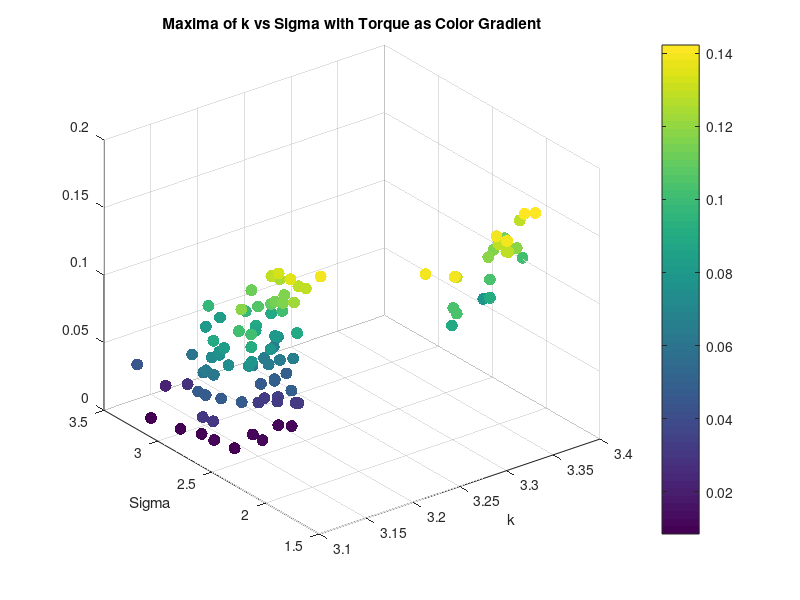

Write MATLAB code to recreate this figure. (Note: this script raises an error after producing the figure.)
clear all;
close all;


%% Torque Analysis
load('maxima_data.mat');
% take every 11th point and move them all to the end of the vector

move_idx = 1:11:length(torque_values);

%add the indices to the end of the vector
torque_values= [torque_values, torque_values(move_idx)];
torque_values(move_idx) = []; % Remove every 11th point

maxima_k = [maxima_k, maxima_k(move_idx)];
maxima_k(move_idx) = []; % Remove every 11th point
maxima_sigma = [maxima_sigma, maxima_sigma(move_idx)];
maxima_sigma(move_idx) = []; % Remove every 11th point
maxima_corr = [maxima_corr, maxima_corr(move_idx)];
maxima_corr(move_idx) = []; % Remove every 11th point
maxima_sigma = maxima_sigma.^2; % Square the sigma values for analysis
scatter3(maxima_k, maxima_sigma,torque_values, 75, torque_values, 'filled');
xlabel('k');
ylabel('Sigma');
title('Maxima of k vs Sigma with Torque as Color Gradient');
%Lable the colorbar as Torque
cbar = colorbar;
cbar.Label.String = 'Torque';
cbar.Label.FontSize = 14;
cbar.FontSize = 14;
colormap(jet); % Use a colormap that is suitable for continuous data
caxis([min(torque_values) max(torque_values)]);

grid on;
% K means clustering of torque into 10 clusters, taking mean of each cluster k, sigma and corr too
% [cluster_idx, cluster_centers] = kmeans(torque_values', 10);
%instead of kmeans do every 10th point
% Create a vector of cluster indices


num_clusters = 10;
cluster_idx = zeros(size(torque_values));
for i = 1:num_clusters
    cluster_idx(i:num_clusters:end) = i; % Assign every 10th point to a cluster
end
disp(cluster_idx)

% Take the mean of each cluster
torque_means = zeros(10, 1);
torque_stds = zeros(10, 1);
sigma_means = zeros(10, 1);
sigma_stds = zeros(10, 1);
k_means = zeros(10, 1);
corr_means = zeros(10, 1);
for i = 1:10
    torque_means(i) = mean(torque_values(cluster_idx == i));
    torque_stds(i) = std(torque_values(cluster_idx == i));
    sigma_means(i) = mean(maxima_sigma(cluster_idx == i));
    k_means(i) = mean(maxima_k(cluster_idx == i));
    corr_means(i) = mean(maxima_corr(cluster_idx == i));
    sigma_stds(i) = std(maxima_sigma(cluster_idx == i));
end
figure;
% Plot the means of torque 
plot(torque_values);

% Plot the clusters
figure;
scatter(sigma_means, torque_means, 75, 'filled');
xlabel('Sigma');
ylabel('Torque');
zlabel('Torque');
title('Clustered Maxima of k vs Sigma with Torque as Color Gradient');
colorbar;
grid on;
% % Ensure data is sorted for polyfit
% [sigma_sorted, sort_idx] = sort(maxima_sigma);
% torque_sorted = torque_values(sort_idx);
% % Display correlation between torque and sigma
% disp('Correlation between Torque and Sigma:');
% disp(corr(torque_sorted', sigma_sorted'));
% % Display correlation between torque and sigma^2
% disp('Correlation between Torque and Sigma^2:');
% disp(corr(torque_sorted', sigma_sorted'.^2));
% % Polyfit for sigma vs torque (order 1 and 2)
% p1_sigma = polyfit(sigma_sorted, torque_sorted, 1);
% % Calculate fitted values and normalized MSE for sigma vs torque
% fitted_torque_p1_sigma = polyval(p1_sigma, sigma_sorted);
% mse_p1_sigma = mean((torque_sorted - fitted_torque_p1_sigma).^2);
% nmse_p1_sigma = mse_p1_sigma / var(torque_sorted);
% % Display results for sigma vs torque
% disp('Sigma vs Torque:');
% disp(['Order 1 nMSE: ', num2str(nmse_p1_sigma)]);
% %display correlation between torque and sigma
% % Plot for sigma vs torque with polynomial fits (first instance)
% figure;
% scatter(sigma_sorted, torque_sorted, 50, 'filled','DisplayName', 'Data');
% hold on;
% plot(sigma_sorted, fitted_torque_p1_sigma, '-r', 'DisplayName', ...
%     ['Order 1 Fit: y = ', num2str(p1_sigma(1)), 'x + ', num2str(p1_sigma(2)), ...
%     ', nMSE = ', num2str(nmse_p1_sigma)]);
% xlabel('Sigma');
% ylabel('Torque');
% title('Sigma vs Torque with Polynomial Fits');
% grid on;

% %Plot means of sigma as bar plot with variance as error bars
% figure;
% [sorted_sigma_means,idx] = sort(sigma_means);
% sorted_sigma_stds = sigma_stds(idx);
% bar(sorted_sigma_means.^2, 'FaceColor', [0.2 0.6 0.8], 'EdgeColor', 'k', 'LineWidth', 1.5);
% % Set the x-ticks to the cluster indices
% hold on;
% errorbar(sorted_sigma_means.^2,sorted_sigma_stds, 'k.', 'LineWidth', 1.5);
% ylim([1.95 2.85]);

% xlabel('Torque Number');
% ylabel('Mean Sigma^2');

% %Same Bar plot with torque means
% figure;
% [sorted_torque_means,idx_torque] = sort(torque_means);
% bar(sorted_torque_means, 'FaceColor', [0.2 0.6 0.8], 'EdgeColor', 'k', 'LineWidth', 1.5);
% hold on;
% errorbar(sorted_torque_means, torque_stds(idx_torque), 'k.', 'LineWidth', 1.5);
% xlabel('Torque Number');
% ylabel('Mean Torque');
% title('Mean Torque for Each Cluster with Error Bars');



% % Ensure data is sorted for polyfit
% [sigma_sorted, sort_idx] = sort(sigma_means);
% torque_sorted = torque_means(sort_idx);
% %Display correlation between torque and sigma
% disp('Correlation between Torque and Sigma:');
% disp(corr(torque_sorted, sigma_sorted));
% %Display correlation between torque and sigma^2
% disp('Correlation between Torque and Sigma^2:');
% disp(corr(torque_sorted, sigma_sorted.^2));
% % Polyfit for sigma vs torque (order 1 and 2)
% p1_sigma = polyfit(sigma_sorted, torque_sorted, 1);
% p2_sigma = polyfit(sigma_sorted, torque_sorted, 2);
% % Calculate zitted values and normalized MSE for sigma vs torque
% fitted_torque_p1_sigma = polyval(p1_sigma, sigma_sorted);
% fitted_torque_p2_sigma = polyval(p2_sigma, sigma_sorted);
% mse_p1_sigma = mean((torque_sorted - fitted_torque_p1_sigma).^2);
% mse_p2_sigma = mean((torque_sorted - fitted_torque_p2_sigma).^2);
% nmse_p1_sigma = mse_p1_sigma / var(torque_sorted);
% nmse_p2_sigma = mse_p2_sigma / var(torque_sorted);
% % Display results for sigma vs torque
% disp('Sigma vs Torque:');
% disp(['Order 1 nMSE: ', num2str(nmse_p1_sigma)]);
% disp(['Order 2 nMSE: ', num2str(nmse_p2_sigma)]);
% % Plot for sigma vs torque with polynomial fits (second instance)
% figure;
% scatter(sigma_sorted, torque_sorted, 50, 'filled', 'DisplayName', 'Data');
% hold on;
% % plot(sigma_sorted, fitted_torque_p1_sigma, '-r', 'DisplayName', ...
% %     ['Order 1 Fit: y = ', num2str(p1_sigma(1)), 'x + ', num2str(p1_sigma(2)), ...
% %     ', nMSE = ', num2str(nmse_p1_sigma)]);
% % plot(sigma_sorted, fitted_torque_p2_sigma, '--g', 'DisplayName', ...
% %     ['Order 2 Fit: y = ', num2str(p2_sigma(1)), 'x^2 + ', num2str(p2_sigma(2)), ...
% %     'x + ', num2str(p2_sigma(3)), ', nMSE = ', num2str(nmse_p2_sigma)]);
% xlabel('Sigma');
% ylabel('Torque');
% title('Sigma vs Torque with Polynomial Fits');
% grid on;



% %% Diameter Analysis
% % Saved as diameter_value, k_values(max_k_idx), sigma_values(max_sigma_idx), max_val
% load('maxima_data_Diam.mat');
% figure;
% load('maxima_data.mat');
% scatter(maxima_matrix(:, 2), maxima_matrix(:, 3), 75, maxima_matrix(:, 1), 'filled');
% xlabel('k');
% ylabel('Sigma');
% title('Characteristic K and Sigma for all Diameters');
% %Lable the colorbar as Torque
% cbar = colorbar;
% cbar.Label.String = 'Diameter';
% cbar.Label.FontSize = 14;
% cbar.FontSize = 14;
% colormap(jet); % Use a colormap that is suitable for continuous data
% caxis([min(maxima_matrix(:,1)) max(maxima_matrix(:, 1))]);
% grid on;


% % K vs d
% % Ensure data is sorted for polyfit
% [k_sorted, sort_idx] = sort(maxima_matrix(:, 2));
% d_sorted = maxima_matrix(sort_idx, 1);
% % Display correlation between d and k
% disp('Correlation between Diameter and k:');
% disp(corr(d_sorted, k_sorted));

% %plot for k vs diam with polynomial fits
% figure;
% scatter(k_sorted, d_sorted, 50, 'filled', 'DisplayName', 'Data');
% grid on;
% hold on;
% p1_k = polyfit(k_sorted, d_sorted, 1);
% fitted_d_p1_k = polyval(p1_k, k_sorted);
% mse_p1_k = mean((d_sorted - fitted_d_p1_k).^2);
% nmse_p1_k = mse_p1_k / var(d_sorted);
% disp('Diameter vs k:');
% disp(['Order 1 nMSE: ', num2str(nmse_p1_k)]);
% % plot(k_sorted, fitted_d_p1_k, '-r', 'DisplayName', ...
% %     ['Order 1 Fit: y = ', num2str(p1_k(1)), 'x + ', num2str(p1_k(2)), ...
% %     ', nMSE = ', num2str(nmse_p1_k)]);
% xlabel('k');
% ylabel('Diameter');
% title('k vs Diameter with Polynomial Fits');


% % Compute mean and std of sigma for each unique diameter
% unique_diameters = unique(maxima_matrix(:, 1));
% sigma_means_diameter = zeros(size(unique_diameters));
% sigma_stds_diameter = zeros(size(unique_diameters));

% for i = 1:length(unique_diameters)
%     sigma_values_for_diameter = maxima_matrix(maxima_matrix(:, 1) == unique_diameters(i), 3);
%     sigma_means_diameter(i) = mean(sigma_values_for_diameter);
%     sigma_stds_diameter(i) = std(sigma_values_for_diameter);
%     torque_values_for_diameter = maxima_matrix(maxima_matrix(:, 1) == unique_diameters(i), 4);
%     mean_torque_for_diameter(i) = mean(torque_values_for_diameter);
%     std_torque_for_diameter(i) = std(torque_values_for_diameter);
%     k_values_for_diameter = maxima_matrix(maxima_matrix(:, 1) == unique_diameters(i), 2);
%     mean_k_for_diameter(i) = mean(k_values_for_diameter);
%     std_k_for_diameter(i) = std(k_values_for_diameter);
% end

% %Scatter of mean k vs mean diameter
% figure;
% scatter(mean_k_for_diameter, unique_diameters, 75, 'filled', 'DisplayName', 'Data');
% xlabel('Mean k');
% ylabel('Mean Diameter');
% title('Mean k vs Mean Diameter');
% grid on;
% hold on;


% % Bar plot of mean sigma with error bars for each diameter
% figure;
% bar(unique_diameters, sigma_means_diameter, 'FaceColor', [0.2 0.6 0.8], 'EdgeColor', 'k', 'LineWidth', 1.5);
% hold on;
% errorbar(unique_diameters, sigma_means_diameter, sigma_stds_diameter, 'k.', 'LineWidth', 1.5);
% xlabel('Diameter');
% ylabel('Mean Sigma');
% title('Mean Sigma for Each Diameter with Error Bars');
% grid on;

% figure;
% % Bar plot of mean torque with error bars for each diameter
% bar(unique_diameters, mean_torque_for_diameter, 'FaceColor', [0.2 0.6 0.8], 'EdgeColor', 'k', 'LineWidth', 1.5);
% hold on;
% errorbar(unique_diameters, mean_torque_for_diameter, std_torque_for_diameter, 'k.', 'LineWidth', 1.5);
% xlabel('Diameter'); 
% ylabel('Mean Torque');
% title('Mean Torque for Each Diameter with Error Bars');
% grid on;
